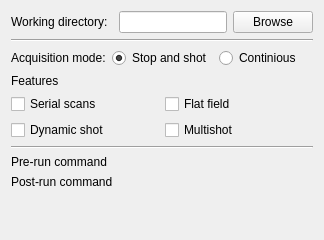
      <widget class="QWidget" name="tabConfiguration">
       <attribute name="title">
        <string>Configuration</string>
       </attribute>
       <layout class="QGridLayout" name="gridLayout">
        <item row="0" column="0">
         <widget class="QLabel" name="label_3">
          <property name="text">
           <string>Working directory:</string>
          </property>
         </widget>
        </item>
        <item row="6" column="1">
         <widget class="Script" name="preRunScript" native="true"/>
        </item>
        <item row="4" column="0" colspan="2">
         <layout class="QGridLayout" name="gridLayout_6">
          <item row="2" column="1">
           <widget class="QCheckBox" name="checkMulti">
            <property name="toolTip">
             <string>&lt;html&gt;&lt;head/&gt;&lt;body&gt;&lt;p&gt;Visible only in the SaS mode. Always unchecked in the continious mode. Hides/shows &amp;quot;Multishot&amp;quot; tab. If unchecked, &lt;span style=&quot; font-weight:600; font-style:italic;&quot;&gt;TotalLoops&lt;/span&gt;=0, &lt;span style=&quot; font-weight:600; font-style:italic;&quot;&gt;TotalSubLoops&lt;/span&gt;=0. Otherwise the parametrs are defined in the &amp;quot;Multishot&amp;quot; tab.&lt;/p&gt;&lt;/body&gt;&lt;/html&gt;</string>
            </property>
            <property name="text">
             <string>Multishot</string>
            </property>
           </widget>
          </item>
          <item row="1" column="0">
           <widget class="QCheckBox" name="checkSerial">
            <property name="toolTip">
             <string>&lt;html&gt;&lt;head/&gt;&lt;body&gt;&lt;p&gt;If unchecked, &amp;quot;Serial&amp;quot; tab is hidden, &lt;span style=&quot; font-weight:600; font-style:italic;&quot;&gt;TotalScans&lt;/span&gt;=1 and &lt;span style=&quot; font-weight:600; font-style:italic;&quot;&gt;EndCondition&lt;/span&gt;=&lt;span style=&quot; font-style:italic; text-decoration: underline;&quot;&gt;NUMBER&lt;/span&gt;. Otherwise the parameters are defined in the &amp;quot;Serial&amp;quot; tab.&lt;/p&gt;&lt;/body&gt;&lt;/html&gt;</string>
            </property>
            <property name="text">
             <string>Serial scans</string>
            </property>
           </widget>
          </item>
          <item row="1" column="1">
           <widget class="QCheckBox" name="checkFF">
            <property name="toolTip">
             <string>&lt;html&gt;&lt;head/&gt;&lt;body&gt;&lt;p&gt;Hides/shows &amp;quot;Flat field&amp;quot; tab. If unchecked, &lt;span style=&quot; font-weight:600; font-style:italic;&quot;&gt;BGstep&lt;/span&gt;=0, &lt;span style=&quot; font-weight:600; font-style:italic;&quot;&gt;DFstep&lt;/span&gt;=0, &lt;span style=&quot; font-weight:600; font-style:italic;&quot;&gt;TotalBGs&lt;/span&gt;=0, &lt;span style=&quot; font-weight:600; font-style:italic;&quot;&gt;TotalDFs&lt;/span&gt;=0. Otherwise the parametrs are defined in the &amp;quot;Flat field&amp;quot; tab&lt;/p&gt;&lt;/body&gt;&lt;/html&gt;</string>
            </property>
            <property name="text">
             <string>Flat field</string>
            </property>
           </widget>
          </item>
          <item row="2" column="0">
           <widget class="QCheckBox" name="checkDyno">
            <property name="toolTip">
             <string>&lt;html&gt;&lt;head/&gt;&lt;body&gt;&lt;p&gt;&lt;span style=&quot; font-weight:600; font-style:italic;&quot;&gt;DynamicShot&lt;/span&gt;. Visible only in the SaS mode. Always unchecked in the continious mode. Hides/shows &amp;quot;Dynamic shot&amp;quot; tab.&lt;/p&gt;&lt;/body&gt;&lt;/html&gt;</string>
            </property>
            <property name="text">
             <string>Dynamic shot</string>
            </property>
           </widget>
          </item>
          <item row="0" column="0">
           <widget class="QLabel" name="label_26">
            <property name="text">
             <string>Features</string>
            </property>
           </widget>
          </item>
         </layout>
        </item>
        <item row="0" column="1">
         <layout class="QHBoxLayout" name="horizontalLayout_6">
          <item>
           <widget class="QLineEdit" name="expPath">
            <property name="toolTip">
             <string>&lt;html&gt;&lt;head/&gt;&lt;body&gt;&lt;p&gt;Working directory.&lt;/p&gt;&lt;p&gt;&lt;br/&gt;&lt;/p&gt;&lt;p&gt;Where the configuration and log files are saved and where the acquired images to be stored. Needs to be discussed as the images are stored by the IOC, which may or may not be the local machine running the GUI/CTscan-record. A uniform approach to the shared directory mounting must be worked out.&lt;/p&gt;&lt;/body&gt;&lt;/html&gt;</string>
            </property>
           </widget>
          </item>
          <item>
           <widget class="QPushButton" name="browseExpPath">
            <property name="toolTip">
             <string>Browse for the log file</string>
            </property>
            <property name="text">
             <string>Browse</string>
            </property>
           </widget>
          </item>
         </layout>
        </item>
        <item row="2" column="0" colspan="2">
         <widget class="Line" name="line_20">
          <property name="orientation">
           <enum>Qt::Horizontal</enum>
          </property>
         </widget>
        </item>
        <item row="3" column="0" colspan="2">
         <layout class="QHBoxLayout" name="horizontalLayout_19">
          <item>
           <widget class="QLabel" name="label_27">
            <property name="text">
             <string>Acquisition mode:</string>
            </property>
           </widget>
          </item>
          <item>
           <widget class="QRadioButton" name="stepAndShotMode">
            <property name="toolTip">
             <string>SaS mode</string>
            </property>
            <property name="text">
             <string>Stop and shot</string>
            </property>
            <property name="checked">
             <bool>true</bool>
            </property>
            <attribute name="buttonGroup">
             <string notr="true">aqModeButtonGroup</string>
            </attribute>
           </widget>
          </item>
          <item>
           <widget class="QRadioButton" name="continiousMode">
            <property name="toolTip">
             <string>Continious mode</string>
            </property>
            <property name="text">
             <string>Continious</string>
            </property>
            <attribute name="buttonGroup">
             <string notr="true">aqModeButtonGroup</string>
            </attribute>
           </widget>
          </item>
         </layout>
        </item>
        <item row="6" column="0">
         <widget class="QLabel" name="label_7">
          <property name="text">
           <string>Pre-run command</string>
          </property>
         </widget>
        </item>
        <item row="5" column="0" colspan="2">
         <widget class="Line" name="line_19">
          <property name="orientation">
           <enum>Qt::Horizontal</enum>
          </property>
         </widget>
        </item>
        <item row="7" column="0">
         <widget class="QLabel" name="label_15">
          <property name="text">
           <string>Post-run command</string>
          </property>
         </widget>
        </item>
        <item row="7" column="1">
         <widget class="Script" name="postRunScript" native="true"/>
        </item>
        <item row="8" column="0">
         <spacer name="verticalSpacer_8">
          <property name="orientation">
           <enum>Qt::Vertical</enum>
          </property>
          <property name="sizeHint" stdset="0">
           <size>
            <width>20</width>
            <height>40</height>
           </size>
          </property>
         </spacer>
        </item>
       </layout>
      </widget>
